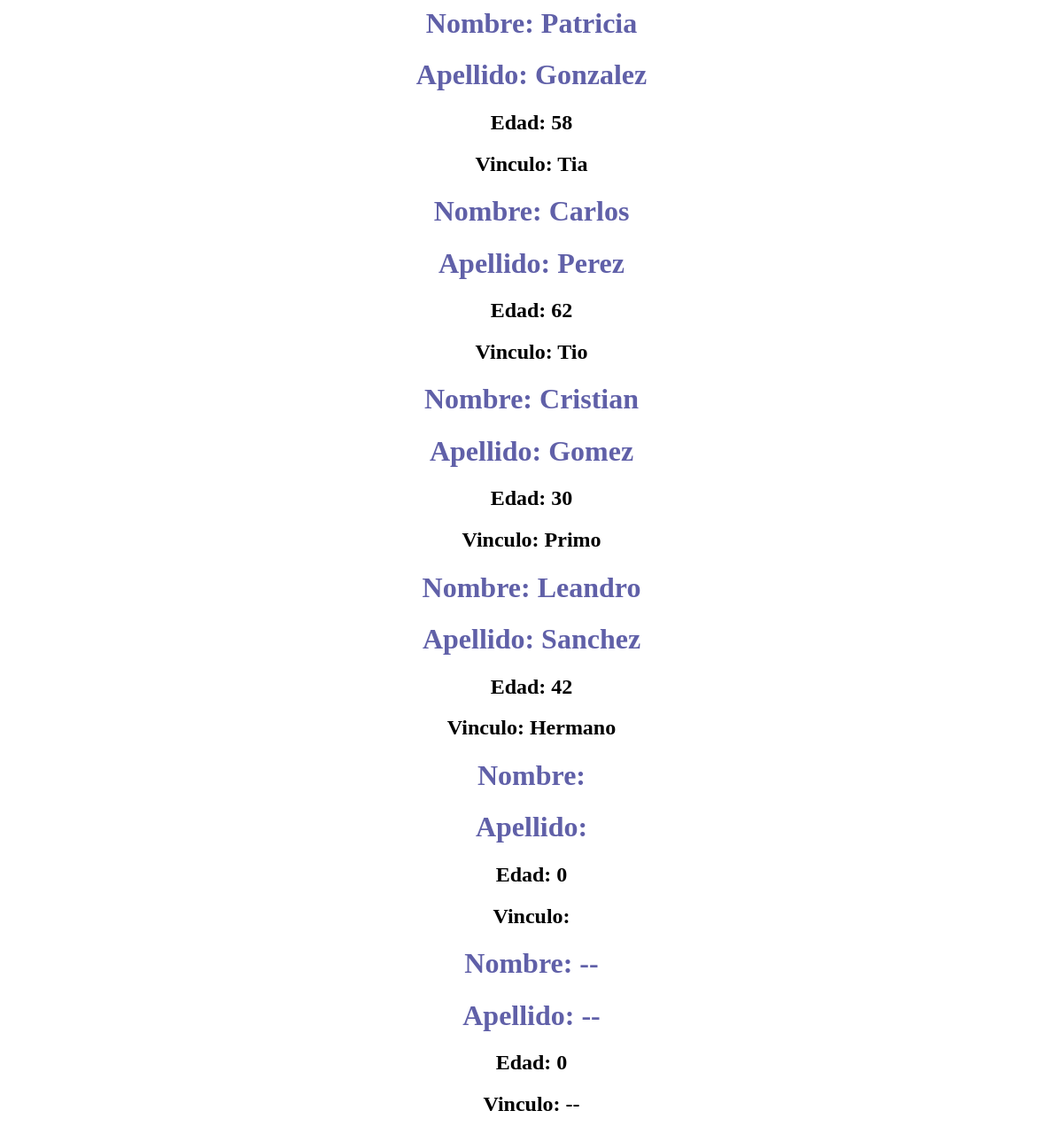
Before: /lista/ with the older database file.
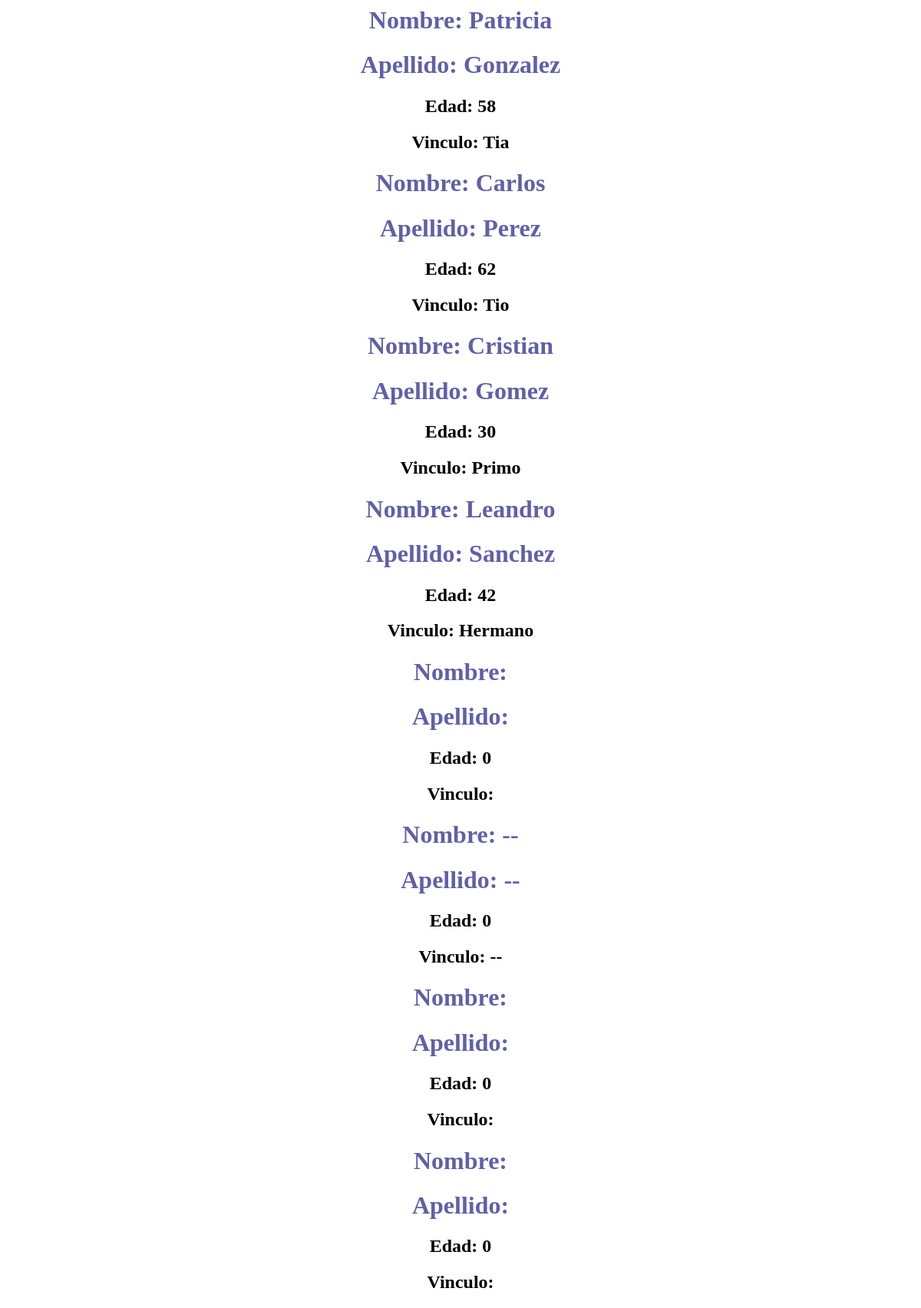
After: the same page with the newer database file.
### personas/models.py (models this page shows)
class Persona(models.Model):
    name = models.CharField(max_length=40)
    last_name= models.CharField(max_length=40)
    parent=models.CharField(max_length=40)
    ages= models.IntegerField()
    date = models.DateField(auto_now_add=True)

### personas/views.py (the view)
# urls.py: path('lista/', list_person, name= "listar_personas")
def list_person(resquest):
    persons=Persona.objects.all()
    context={"persons": persons}
    return  render(resquest,"list.html",context=context)

### templates/list.html
    {% for person in persons %}
    <h1 style="text-align: center ; color: rgb(96, 96, 168) ;">Nombre: {{person.name}}</h1>
    <h1 style="text-align: center ; color: rgb(96, 96, 168) ;">Apellido: {{person.last_name}}</h1>
    <h2 style="text-align: center ;">Edad: {{person.ages}}</h2>
    <h2 style="text-align: center ;">Vinculo: {{person.parent}}</h2>
    {% endfor %}

Changed rows visible on the page:
added Persona: ages "0"
added Persona: ages "0"
